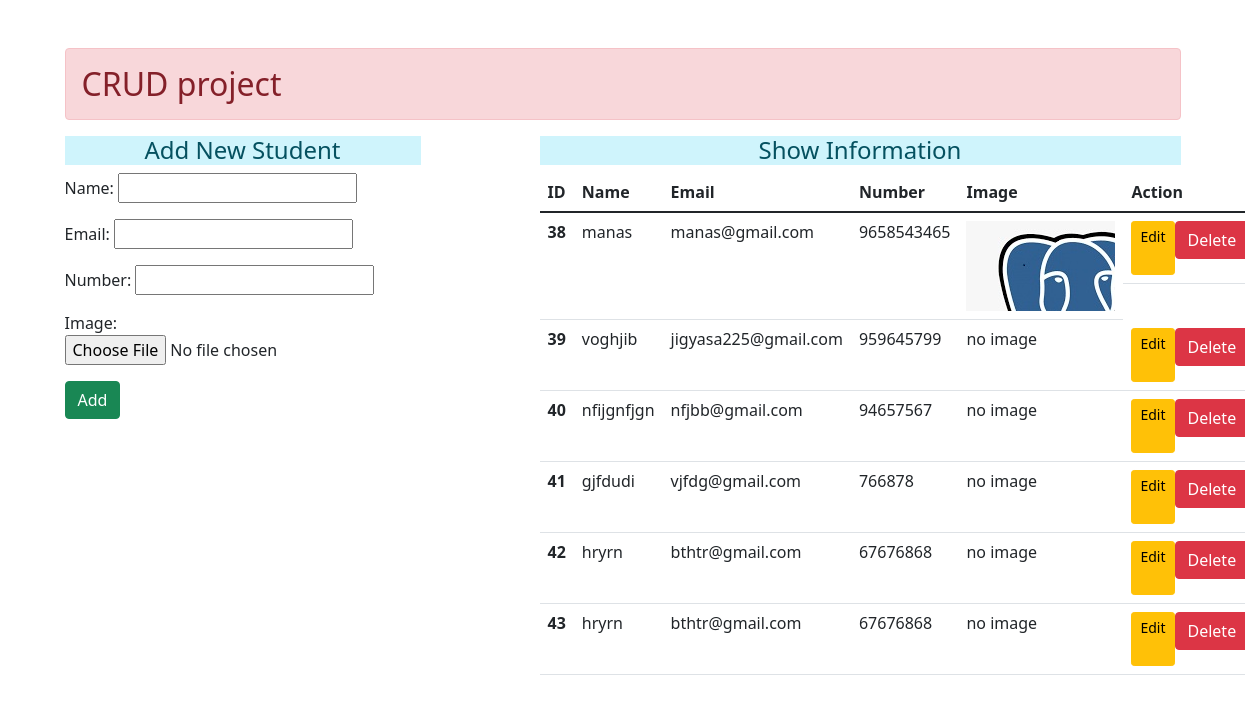
The page / on the database its author committed.
### enroll/models.py (models this page shows)
class User(models.Model):
    user_id= models.AutoField
    name=models.CharField(max_length=100)
    email=models.EmailField(max_length=100)
    number=models.IntegerField(null=True, blank=True)
    image= models.ImageField(upload_to= "image",null=True,blank=True )
    def return_profile_picture(self):
        if self.image:
            return f"http://127.0.0.1:8005/static/images/{self.image}"
        return None

### enroll/views.py (the view)
# urls.py: path('',views.add_show,name="addandshow"),
def add_show(request):
    print("hello")
    if request.method =='POST':
        fm= StudentRegistration(request.POST,request.FILES)
        print(request.FILES ,"hello")
        if fm.is_valid():
            fm.save()
            fm= StudentRegistration()
    else:
        fm =StudentRegistration()
    stud =User.objects.all()
    return render(request,'enroll/addandshow.html',{'form':fm,'stu':stud})

### enroll/forms.py
class StudentRegistration(forms.ModelForm):
    class Meta:
        model=User
        fields=['name','email','number','image']
        Widget={
            'name':forms.TextInput(attrs={'class':'form-control my-3','placeholder':'Enter name'}),
            'email':forms.EmailInput(attrs={'class':'form-control'}),
            'number':forms.NumberInput(attrs={'class':'form-control'}),
        }

### enroll/templates/enroll/addandshow.html (shortened to what this page needs)
{% extends 'enroll/base.html' %}
 {% load static %}
 {% block content%}
 <div class="row">
    <div class="col-sm-4">
      <h4 class="text-center alert-info">Add New Student</h4>
  <form method="post" enctype="multipart/form-data" action="">
  {{form.as_p}}
  <input type="submit" class="btn btn-success" value="Add">
</form>
</div>
<div class="col-sm-7 offset-1">
    <h4 class="text-center alert-info"> Show Information</h4>
    {% if stu%}
    <table class="table table-hover">
        <thead>
          <tr>
            <th scope="col">ID</th>
            <th scope="col">Name</th>
            <th scope="col">Email</th>
            <th scope="col">Number</th>
            <th scope="col">Image</th>
            <th scope="col">Action</th>
          </tr>
        </thead>
        <tbody>
            {% for st in stu%}
          <tr>
            <th scope="row">{{st.id}}</th>
            <td>{{st.name}}</td>
            <td>{{st.email}}</td>
            <td>{{st.number}}</td>
            {% if st.image%}
            <td><img class="profile_picture" src="{{st.return_profile_picture}}" ></td>
            {% else %}
            <td> no image</td>
            {% endif %}
            <td class="d-flex">
            <a href="{% url 'updatedata' st.id%}"class="btn btn-warning btn-sm">Edit</a>
            <form action="{% url 'deletedata' st.id %}"method="post" class="d-inline">
                <input type="submit" class="btn btn-danger" value="Delete">
            </form>
            </td>
          </tr>
          {% endfor%}
        </tbody>
      </table>
    {% else%}
    <h4 class="text-center alert-warning">No Records</h4>
    {% endif%}
</div>
</div>
 {% endblock content%}

### enroll/templates/enroll/base.html (shortened to what this page needs)
{% load static %}
<html lang="en">
    <head>
    <link href="https://cdn.jsdelivr.net/npm/bootstrap@5.1.3/dist/css/bootstrap.min.css" rel="stylesheet">
    </head>
    <body>
       <div class="container mt-5">
       <h2 class="test-center alert alert-danger">CRUD project</h2>
    {% block content%}
     {% endblock content %}
    </div>
    </body>
    </html>

### rows shown on the page
User: id "38", name "manas", email "manas@gmail.com", number "9658543465", return_profile_picture (picture)
User: id "39", name "voghjib", email "jigyasa225@gmail.com", number "959645799", image "no image"
User: id "40", name "nfijgnfjgn", email "nfjbb@gmail.com", number "94657567", image "no image"
User: id "41", name "gjfdudi", email "vjfdg@gmail.com", number "766878", image "no image"
User: id "42", name "hryrn", email "bthtr@gmail.com", number "67676868", image "no image"
User: id "43", name "hryrn", email "bthtr@gmail.com", number "67676868", image "no image"
